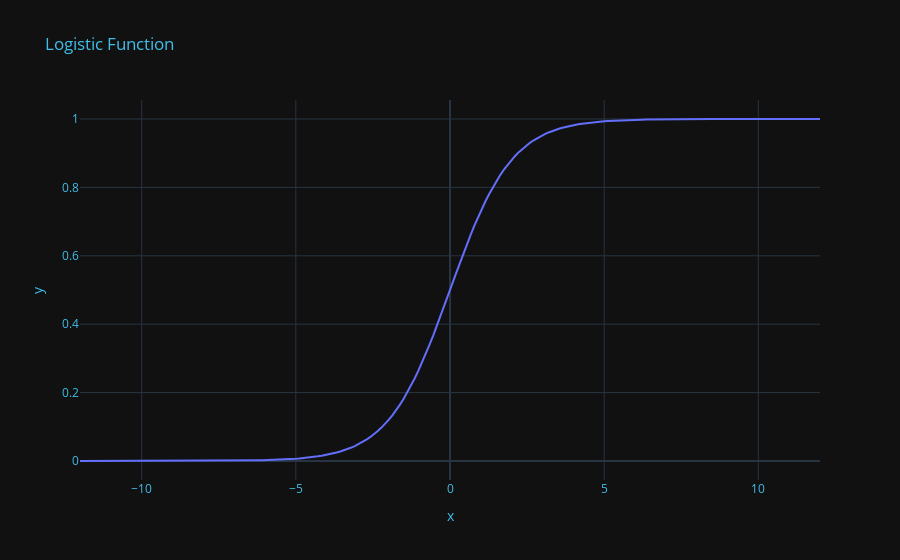

Notebook code for this chart:
### Code cell
# attribute:https://www.geeksforgeeks.org/machine-learning/derivative-of-the-sigmoid-function/
# author: geeksforgeeks
z = np.linspace(-12, 12, 200)

fig = px.line(x=z, y=sigmoid(z),title='Logistic Function',template="plotly_dark")
fig.update_layout(
    title_font_color="#41BEE9", 
    xaxis=dict(color="#41BEE9"), 
    yaxis=dict(color="#41BEE9") 
)
fig.show()

### Figure 1 — Plotly figure (JSON) as saved in the notebook; plotly's stock layout.template omitted (floating-point values rounded to 4 significant figures; data arrays with more than 128 entries replaced by an {"elided": "..."} marker saying what was removed)
{"data": [{"hovertemplate": "x=%{x}<br>y=%{y}<extra></extra>", "legendgroup": "", "line": {"color": "#636efa", "dash": "solid"}, "marker": {"symbol": "circle"}, "mode": "lines", "name": "", "orientation": "v", "showlegend": false, "type": "scatter", "x": {"elided": "200 float values"}, "xaxis": "x", "y": {"elided": "200 float values"}, "yaxis": "y"}], "layout": {"autosize": true, "legend": {"tracegroupgap": 0}, "title": {"font": {"color": "#41BEE9"}, "text": "Logistic Function"}, "xaxis": {"anchor": "y", "autorange": true, "color": "#41BEE9", "domain": [0, 1], "range": [-12, 12], "title": {"text": "x"}, "type": "linear"}, "yaxis": {"anchor": "x", "autorange": true, "color": "#41BEE9", "domain": [0, 1], "range": [-0.05555, 1.056], "title": {"text": "y"}, "type": "linear"}}}
